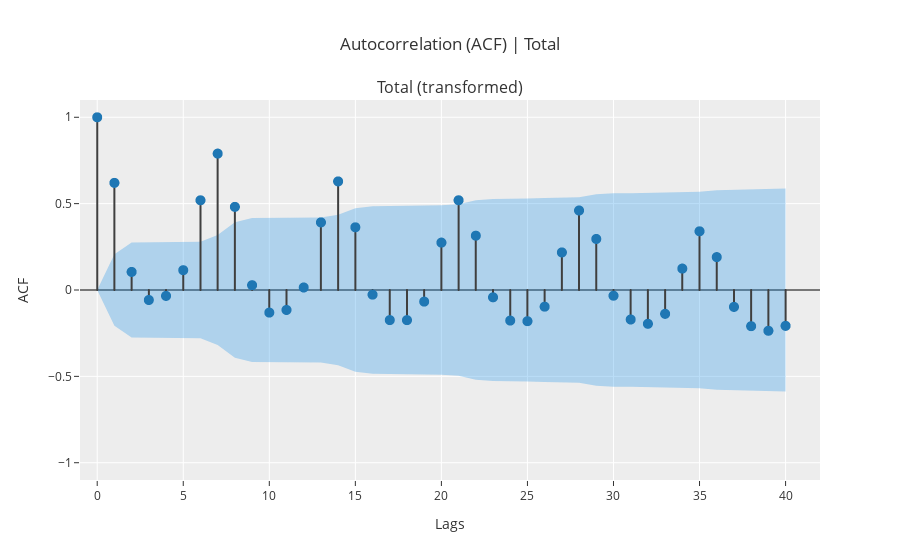

The code cell stored with this chart in its notebook:
### Code cell
plot_model(plot='acf')

### Figure 1 — Plotly figure (JSON) as saved in the notebook; plotly's stock layout.template omitted (floating-point values rounded to 4 significant figures)
{"data": [{"line": {"color": "#3f3f3f"}, "marker": {"size": 10}, "mode": "lines", "name": "ACF", "showlegend": false, "type": "scattergl", "x": [0, 0], "xaxis": "x", "y": [0, 1], "yaxis": "y"}, {"line": {"color": "#3f3f3f"}, "marker": {"size": 10}, "mode": "lines", "name": "ACF", "showlegend": false, "type": "scattergl", "x": [1, 1], "xaxis": "x", "y": [0, 0.6201], "yaxis": "y"}, {"line": {"color": "#3f3f3f"}, "marker": {"size": 10}, "mode": "lines", "name": "ACF", "showlegend": false, "type": "scattergl", "x": [2, 2], "xaxis": "x", "y": [0, 0.1046], "yaxis": "y"}, {"line": {"color": "#3f3f3f"}, "marker": {"size": 10}, "mode": "lines", "name": "ACF", "showlegend": false, "type": "scattergl", "x": [3, 3], "xaxis": "x", "y": [0, -0.05788], "yaxis": "y"}, {"line": {"color": "#3f3f3f"}, "marker": {"size": 10}, "mode": "lines", "name": "ACF", "showlegend": false, "type": "scattergl", "x": [4, 4], "xaxis": "x", "y": [0, -0.03426], "yaxis": "y"}, {"line": {"color": "#3f3f3f"}, "marker": {"size": 10}, "mode": "lines", "name": "ACF", "showlegend": false, "type": "scattergl", "x": [5, 5], "xaxis": "x", "y": [0, 0.1147], "yaxis": "y"}, {"line": {"color": "#3f3f3f"}, "marker": {"size": 10}, "mode": "lines", "name": "ACF", "showlegend": false, "type": "scattergl", "x": [6, 6], "xaxis": "x", "y": [0, 0.5195], "yaxis": "y"}, {"line": {"color": "#3f3f3f"}, "marker": {"size": 10}, "mode": "lines", "name": "ACF", "showlegend": false, "type": "scattergl", "x": [7, 7], "xaxis": "x", "y": [0, 0.7896], "yaxis": "y"}, {"line": {"color": "#3f3f3f"}, "marker": {"size": 10}, "mode": "lines", "name": "ACF", "showlegend": false, "type": "scattergl", "x": [8, 8], "xaxis": "x", "y": [0, 0.4813], "yaxis": "y"}, {"line": {"color": "#3f3f3f"}, "marker": {"size": 10}, "mode": "lines", "name": "ACF", "showlegend": false, "type": "scattergl", "x": [9, 9], "xaxis": "x", "y": [0, 0.02791], "yaxis": "y"}, {"line": {"color": "#3f3f3f"}, "marker": {"size": 10}, "mode": "lines", "name": "ACF", "showlegend": false, "type": "scattergl", "x": [10, 10], "xaxis": "x", "y": [0, -0.1309], "yaxis": "y"}, {"line": {"color": "#3f3f3f"}, "marker": {"size": 10}, "mode": "lines", "name": "ACF", "showlegend": false, "type": "scattergl", "x": [11, 11], "xaxis": "x", "y": [0, -0.1155], "yaxis": "y"}, {"line": {"color": "#3f3f3f"}, "marker": {"size": 10}, "mode": "lines", "name": "ACF", "showlegend": false, "type": "scattergl", "x": [12, 12], "xaxis": "x", "y": [0, 0.0145], "yaxis": "y"}, {"line": {"color": "#3f3f3f"}, "marker": {"size": 10}, "mode": "lines", "name": "ACF", "showlegend": false, "type": "scattergl", "x": [13, 13], "xaxis": "x", "y": [0, 0.3914], "yaxis": "y"}, {"line": {"color": "#3f3f3f"}, "marker": {"size": 10}, "mode": "lines", "name": "ACF", "showlegend": false, "type": "scattergl", "x": [14, 14], "xaxis": "x", "y": [0, 0.6288], "yaxis": "y"}, {"line": {"color": "#3f3f3f"}, "marker": {"size": 10}, "mode": "lines", "name": "ACF", "showlegend": false, "type": "scattergl", "x": [15, 15], "xaxis": "x", "y": [0, 0.363], "yaxis": "y"}, {"line": {"color": "#3f3f3f"}, "marker": {"size": 10}, "mode": "lines", "name": "ACF", "showlegend": false, "type": "scattergl", "x": [16, 16], "xaxis": "x", "y": [0, -0.027], "yaxis": "y"}, {"line": {"color": "#3f3f3f"}, "marker": {"size": 10}, "mode": "lines", "name": "ACF", "showlegend": false, "type": "scattergl", "x": [17, 17], "xaxis": "x", "y": [0, -0.1742], "yaxis": "y"}, {"line": {"color": "#3f3f3f"}, "marker": {"size": 10}, "mode": "lines", "name": "ACF", "showlegend": false, "type": "scattergl", "x": [18, 18], "xaxis": "x", "y": [0, -0.1743], "yaxis": "y"}, {"line": {"color": "#3f3f3f"}, "marker": {"size": 10}, "mode": "lines", "name": "ACF", "showlegend": false, "type": "scattergl", "x": [19, 19], "xaxis": "x", "y": [0, -0.06729], "yaxis": "y"}, {"line": {"color": "#3f3f3f"}, "marker": {"size": 10}, "mode": "lines", "name": "ACF", "showlegend": false, "type": "scattergl", "x": [20, 20], "xaxis": "x", "y": [0, 0.2742], "yaxis": "y"}, {"line": {"color": "#3f3f3f"}, "marker": {"size": 10}, "mode": "lines", "name": "ACF", "showlegend": false, "type": "scattergl", "x": [21, 21], "xaxis": "x", "y": [0, 0.5196], "yaxis": "y"}, {"line": {"color": "#3f3f3f"}, "marker": {"size": 10}, "mode": "lines", "name": "ACF", "showlegend": false, "type": "scattergl", "x": [22, 22], "xaxis": "x", "y": [0, 0.3144], "yaxis": "y"}, {"line": {"color": "#3f3f3f"}, "marker": {"size": 10}, "mode": "lines", "name": "ACF", "showlegend": false, "type": "scattergl", "x": [23, 23], "xaxis": "x", "y": [0, -0.04235], "yaxis": "y"}, {"line": {"color": "#3f3f3f"}, "marker": {"size": 10}, "mode": "lines", "name": "ACF", "showlegend": false, "type": "scattergl", "x": [24, 24], "xaxis": "x", "y": [0, -0.1769], "yaxis": "y"}, {"line": {"color": "#3f3f3f"}, "marker": {"size": 10}, "mode": "lines", "name": "ACF", "showlegend": false, "type": "scattergl", "x": [25, 25], "xaxis": "x", "y": [0, -0.1805], "yaxis": "y"}, {"line": {"color": "#3f3f3f"}, "marker": {"size": 10}, "mode": "lines", "name": "ACF", "showlegend": false, "type": "scattergl", "x": [26, 26], "xaxis": "x", "y": [0, -0.09659], "yaxis": "y"}, {"line": {"color": "#3f3f3f"}, "marker": {"size": 10}, "mode": "lines", "name": "ACF", "showlegend": false, "type": "scattergl", "x": [27, 27], "xaxis": "x", "y": [0, 0.2175], "yaxis": "y"}, {"line": {"color": "#3f3f3f"}, "marker": {"size": 10}, "mode": "lines", "name": "ACF", "showlegend": false, "type": "scattergl", "x": [28, 28], "xaxis": "x", "y": [0, 0.4603], "yaxis": "y"}, {"line": {"color": "#3f3f3f"}, "marker": {"size": 10}, "mode": "lines", "name": "ACF", "showlegend": false, "type": "scattergl", "x": [29, 29], "xaxis": "x", "y": [0, 0.2955], "yaxis": "y"}, {"line": {"color": "#3f3f3f"}, "marker": {"size": 10}, "mode": "lines", "name": "ACF", "showlegend": false, "type": "scattergl", "x": [30, 30], "xaxis": "x", "y": [0, -0.03312], "yaxis": "y"}, {"line": {"color": "#3f3f3f"}, "marker": {"size": 10}, "mode": "lines", "name": "ACF", "showlegend": false, "type": "scattergl", "x": [31, 31], "xaxis": "x", "y": [0, -0.1708], "yaxis": "y"}, {"line": {"color": "#3f3f3f"}, "marker": {"size": 10}, "mode": "lines", "name": "ACF", "showlegend": false, "type": "scattergl", "x": [32, 32], "xaxis": "x", "y": [0, -0.1957], "yaxis": "y"}, {"line": {"color": "#3f3f3f"}, "marker": {"size": 10}, "mode": "lines", "name": "ACF", "showlegend": false, "type": "scattergl", "x": [33, 33], "xaxis": "x", "y": [0, -0.138], "yaxis": "y"}, {"line": {"color": "#3f3f3f"}, "marker": {"size": 10}, "mode": "lines", "name": "ACF", "showlegend": false, "type": "scattergl", "x": [34, 34], "xaxis": "x", "y": [0, 0.124], "yaxis": "y"}, {"line": {"color": "#3f3f3f"}, "marker": {"size": 10}, "mode": "lines", "name": "ACF", "showlegend": false, "type": "scattergl", "x": [35, 35], "xaxis": "x", "y": [0, 0.3399], "yaxis": "y"}, {"line": {"color": "#3f3f3f"}, "marker": {"size": 10}, "mode": "lines", "name": "ACF", "showlegend": false, "type": "scattergl", "x": [36, 36], "xaxis": "x", "y": [0, 0.1902], "yaxis": "y"}, {"line": {"color": "#3f3f3f"}, "marker": {"size": 10}, "mode": "lines", "name": "ACF", "showlegend": false, "type": "scattergl", "x": [37, 37], "xaxis": "x", "y": [0, -0.09781], "yaxis": "y"}, {"line": {"color": "#3f3f3f"}, "marker": {"size": 10}, "mode": "lines", "name": "ACF", "showlegend": false, "type": "scattergl", "x": [38, 38], "xaxis": "x", "y": [0, -0.2095], "yaxis": "y"}, {"line": {"color": "#3f3f3f"}, "marker": {"size": 10}, "mode": "lines", "name": "ACF", "showlegend": false, "type": "scattergl", "x": [39, 39], "xaxis": "x", "y": [0, -0.236], "yaxis": "y"}, {"line": {"color": "#3f3f3f"}, "marker": {"size": 10}, "mode": "lines", "name": "ACF", "showlegend": false, "type": "scattergl", "x": [40, 40], "xaxis": "x", "y": [0, -0.2075], "yaxis": "y"}, {"marker": {"color": "#1f77b4", "size": 10}, "mode": "markers", "name": "ACF", "showlegend": false, "type": "scattergl", "x": [0, 1, 2, 3, 4, 5, 6, 7, 8, 9, 10, 11, 12, 13, 14, 15, 16, 17, 18, 19, 20, 21, 22, 23, 24, 25, 26, 27, 28, 29, 30, 31, 32, 33, 34, 35, 36, 37, 38, 39, 40], "xaxis": "x", "y": [1, 0.6201, 0.1046, -0.05788, -0.03426, 0.1147, 0.5195, 0.7896, 0.4813, 0.02791, -0.1309, -0.1155, 0.0145, 0.3914, 0.6288, 0.363, -0.027, -0.1742, -0.1743, -0.06729, 0.2742, 0.5196, 0.3144, -0.04235, -0.1769, -0.1805, -0.09659, 0.2175, 0.4603, 0.2955, -0.03312, -0.1708, -0.1957, -0.138, 0.124, 0.3399, 0.1902, -0.09781, -0.2095, -0.236, -0.2075], "yaxis": "y"}, {"line": {"color": "rgba(255,255,255,0)"}, "marker": {"size": 10}, "mode": "lines", "name": "UC", "showlegend": false, "type": "scatter", "x": [0, 1, 2, 3, 4, 5, 6, 7, 8, 9, 10, 11, 12, 13, 14, 15, 16, 17, 18, 19, 20, 21, 22, 23, 24, 25, 26, 27, 28, 29, 30, 31, 32, 33, 34, 35, 36, 37, 38, 39, 40], "xaxis": "x", "y": [0, 0.2066, 0.2748, 0.2765, 0.277, 0.2772, 0.2792, 0.3178, 0.3927, 0.4171, 0.4172, 0.4189, 0.4203, 0.4203, 0.4356, 0.4728, 0.4845, 0.4846, 0.4872, 0.4899, 0.4903, 0.4968, 0.5195, 0.5275, 0.5277, 0.5302, 0.5328, 0.5336, 0.5373, 0.5539, 0.5606, 0.5607, 0.5629, 0.5658, 0.5672, 0.5684, 0.577, 0.5797, 0.5804, 0.5836, 0.5876], "yaxis": "y"}, {"fill": "tonexty", "fillcolor": "rgba(32, 146, 230,0.3)", "line": {"color": "rgba(255,255,255,0)"}, "marker": {"size": 10}, "mode": "lines", "name": "LC", "showlegend": false, "type": "scatter", "x": [0, 1, 2, 3, 4, 5, 6, 7, 8, 9, 10, 11, 12, 13, 14, 15, 16, 17, 18, 19, 20, 21, 22, 23, 24, 25, 26, 27, 28, 29, 30, 31, 32, 33, 34, 35, 36, 37, 38, 39, 40], "xaxis": "x", "y": [0, -0.2066, -0.2748, -0.2765, -0.277, -0.2772, -0.2792, -0.3178, -0.3927, -0.4171, -0.4172, -0.4189, -0.4203, -0.4203, -0.4356, -0.4728, -0.4845, -0.4846, -0.4872, -0.4899, -0.4903, -0.4968, -0.5195, -0.5275, -0.5277, -0.5302, -0.5328, -0.5336, -0.5373, -0.5539, -0.5606, -0.5607, -0.5629, -0.5658, -0.5672, -0.5684, -0.577, -0.5797, -0.5804, -0.5836, -0.5876], "yaxis": "y"}], "layout": {"annotations": [{"font": {"size": 16}, "showarrow": false, "text": "Total (transformed)", "x": 0.5, "xanchor": "center", "xref": "paper", "y": 1, "yanchor": "bottom", "yref": "paper"}], "showlegend": false, "title": {"text": "Autocorrelation (ACF) | Total"}, "xaxis": {"anchor": "y", "domain": [0, 1], "range": [-1, 42], "title": {"text": "Lags"}}, "yaxis": {"anchor": "x", "domain": [0, 1], "range": [-1.1, 1.1], "title": {"text": "ACF"}, "zerolinecolor": "#000000"}}}
